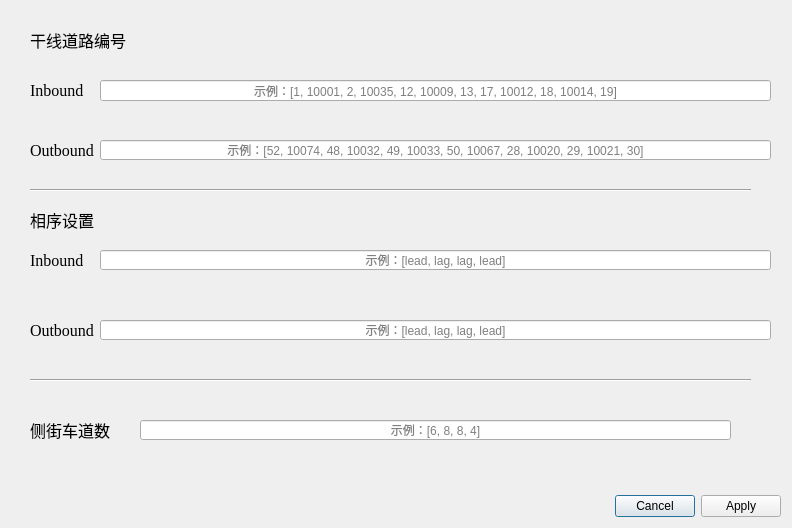
<?xml version="1.0" encoding="UTF-8"?>
<ui version="4.0">
 <class>NetData</class>
 <widget class="QDialog" name="NetData">
  <property name="geometry">
   <rect>
    <x>0</x>
    <y>0</y>
    <width>792</width>
    <height>528</height>
   </rect>
  </property>
  <property name="windowTitle">
   <string>路网数据</string>
  </property>
  <property name="windowIcon">
   <iconset>
    <normaloff>icon_sub/netdata.png</normaloff>icon_sub/netdata.png</iconset>
  </property>
  <widget class="Line" name="line_4">
   <property name="geometry">
    <rect>
     <x>30</x>
     <y>180</y>
     <width>721</width>
     <height>20</height>
    </rect>
   </property>
   <property name="orientation">
    <enum>Qt::Horizontal</enum>
   </property>
  </widget>
  <widget class="QLabel" name="label_netnum">
   <property name="geometry">
    <rect>
     <x>30</x>
     <y>30</y>
     <width>101</width>
     <height>20</height>
    </rect>
   </property>
   <property name="font">
    <font>
     <family>宋体</family>
     <pointsize>12</pointsize>
    </font>
   </property>
   <property name="text">
    <string>干线道路编号</string>
   </property>
  </widget>
  <widget class="QLabel" name="label_netnumIn">
   <property name="geometry">
    <rect>
     <x>30</x>
     <y>80</y>
     <width>70</width>
     <height>20</height>
    </rect>
   </property>
   <property name="font">
    <font>
     <family>Times New Roman</family>
     <pointsize>12</pointsize>
    </font>
   </property>
   <property name="text">
    <string>Inbound</string>
   </property>
  </widget>
  <widget class="QLineEdit" name="lineEdit_netnumIninput">
   <property name="geometry">
    <rect>
     <x>100</x>
     <y>80</y>
     <width>671</width>
     <height>21</height>
    </rect>
   </property>
   <property name="text">
    <string/>
   </property>
   <property name="maxLength">
    <number>50000</number>
   </property>
   <property name="alignment">
    <set>Qt::AlignCenter</set>
   </property>
   <property name="placeholderText">
    <string>示例：[1, 10001, 2, 10035, 12, 10009, 13, 17, 10012, 18, 10014, 19]</string>
   </property>
  </widget>
  <widget class="QLineEdit" name="lineEdit_netnumOutinput">
   <property name="geometry">
    <rect>
     <x>100</x>
     <y>140</y>
     <width>671</width>
     <height>20</height>
    </rect>
   </property>
   <property name="text">
    <string/>
   </property>
   <property name="maxLength">
    <number>50000</number>
   </property>
   <property name="alignment">
    <set>Qt::AlignCenter</set>
   </property>
   <property name="placeholderText">
    <string>示例：[52, 10074, 48, 10032, 49, 10033, 50, 10067, 28, 10020, 29, 10021, 30]</string>
   </property>
  </widget>
  <widget class="QLabel" name="label_netnumOut">
   <property name="geometry">
    <rect>
     <x>30</x>
     <y>140</y>
     <width>70</width>
     <height>20</height>
    </rect>
   </property>
   <property name="font">
    <font>
     <family>Times New Roman</family>
     <pointsize>12</pointsize>
    </font>
   </property>
   <property name="text">
    <string>Outbound</string>
   </property>
  </widget>
  <widget class="QLineEdit" name="lineEdit_phasesOutinput">
   <property name="geometry">
    <rect>
     <x>100</x>
     <y>320</y>
     <width>671</width>
     <height>20</height>
    </rect>
   </property>
   <property name="text">
    <string/>
   </property>
   <property name="maxLength">
    <number>50000</number>
   </property>
   <property name="alignment">
    <set>Qt::AlignCenter</set>
   </property>
   <property name="placeholderText">
    <string>示例：[lead, lag, lag, lead]</string>
   </property>
  </widget>
  <widget class="QLineEdit" name="lineEdit_phasesIninput">
   <property name="geometry">
    <rect>
     <x>100</x>
     <y>250</y>
     <width>671</width>
     <height>20</height>
    </rect>
   </property>
   <property name="text">
    <string/>
   </property>
   <property name="maxLength">
    <number>50000</number>
   </property>
   <property name="alignment">
    <set>Qt::AlignCenter</set>
   </property>
   <property name="placeholderText">
    <string>示例：[lead, lag, lag, lead]</string>
   </property>
  </widget>
  <widget class="QLabel" name="label_phases">
   <property name="geometry">
    <rect>
     <x>30</x>
     <y>210</y>
     <width>101</width>
     <height>20</height>
    </rect>
   </property>
   <property name="font">
    <font>
     <family>宋体</family>
     <pointsize>12</pointsize>
    </font>
   </property>
   <property name="text">
    <string>相序设置</string>
   </property>
  </widget>
  <widget class="QLabel" name="label_phasesIn">
   <property name="geometry">
    <rect>
     <x>30</x>
     <y>250</y>
     <width>70</width>
     <height>20</height>
    </rect>
   </property>
   <property name="font">
    <font>
     <family>Times New Roman</family>
     <pointsize>12</pointsize>
    </font>
   </property>
   <property name="text">
    <string>Inbound</string>
   </property>
  </widget>
  <widget class="QLabel" name="label_phasesOut">
   <property name="geometry">
    <rect>
     <x>30</x>
     <y>320</y>
     <width>70</width>
     <height>20</height>
    </rect>
   </property>
   <property name="font">
    <font>
     <family>Times New Roman</family>
     <pointsize>12</pointsize>
    </font>
   </property>
   <property name="text">
    <string>Outbound</string>
   </property>
  </widget>
  <widget class="Line" name="line_5">
   <property name="geometry">
    <rect>
     <x>30</x>
     <y>370</y>
     <width>721</width>
     <height>20</height>
    </rect>
   </property>
   <property name="orientation">
    <enum>Qt::Horizontal</enum>
   </property>
  </widget>
  <widget class="QLabel" name="label_sidelanenum">
   <property name="geometry">
    <rect>
     <x>30</x>
     <y>420</y>
     <width>91</width>
     <height>20</height>
    </rect>
   </property>
   <property name="font">
    <font>
     <family>宋体</family>
     <pointsize>12</pointsize>
    </font>
   </property>
   <property name="text">
    <string>侧街车道数</string>
   </property>
  </widget>
  <widget class="QLineEdit" name="lineEdit__sidelanenumInput">
   <property name="geometry">
    <rect>
     <x>140</x>
     <y>420</y>
     <width>591</width>
     <height>20</height>
    </rect>
   </property>
   <property name="text">
    <string/>
   </property>
   <property name="maxLength">
    <number>50000</number>
   </property>
   <property name="alignment">
    <set>Qt::AlignCenter</set>
   </property>
   <property name="placeholderText">
    <string>示例：[6, 8, 8, 4]</string>
   </property>
  </widget>
  <widget class="QDialogButtonBox" name="buttonBox_NetDataCtro">
   <property name="geometry">
    <rect>
     <x>610</x>
     <y>490</y>
     <width>171</width>
     <height>32</height>
    </rect>
   </property>
   <property name="orientation">
    <enum>Qt::Horizontal</enum>
   </property>
   <property name="standardButtons">
    <set>QDialogButtonBox::Apply|QDialogButtonBox::Cancel</set>
   </property>
  </widget>
 </widget>
 <resources/>
 <connections>
  <connection>
   <sender>buttonBox_NetDataCtro</sender>
   <signal>accepted()</signal>
   <receiver>NetData</receiver>
   <slot>accept()</slot>
   <hints>
    <hint type="sourcelabel">
     <x>695</x>
     <y>505</y>
    </hint>
    <hint type="destinationlabel">
     <x>395</x>
     <y>263</y>
    </hint>
   </hints>
  </connection>
  <connection>
   <sender>buttonBox_NetDataCtro</sender>
   <signal>rejected()</signal>
   <receiver>NetData</receiver>
   <slot>reject()</slot>
   <hints>
    <hint type="sourcelabel">
     <x>695</x>
     <y>505</y>
    </hint>
    <hint type="destinationlabel">
     <x>395</x>
     <y>263</y>
    </hint>
   </hints>
  </connection>
 </connections>
</ui>
